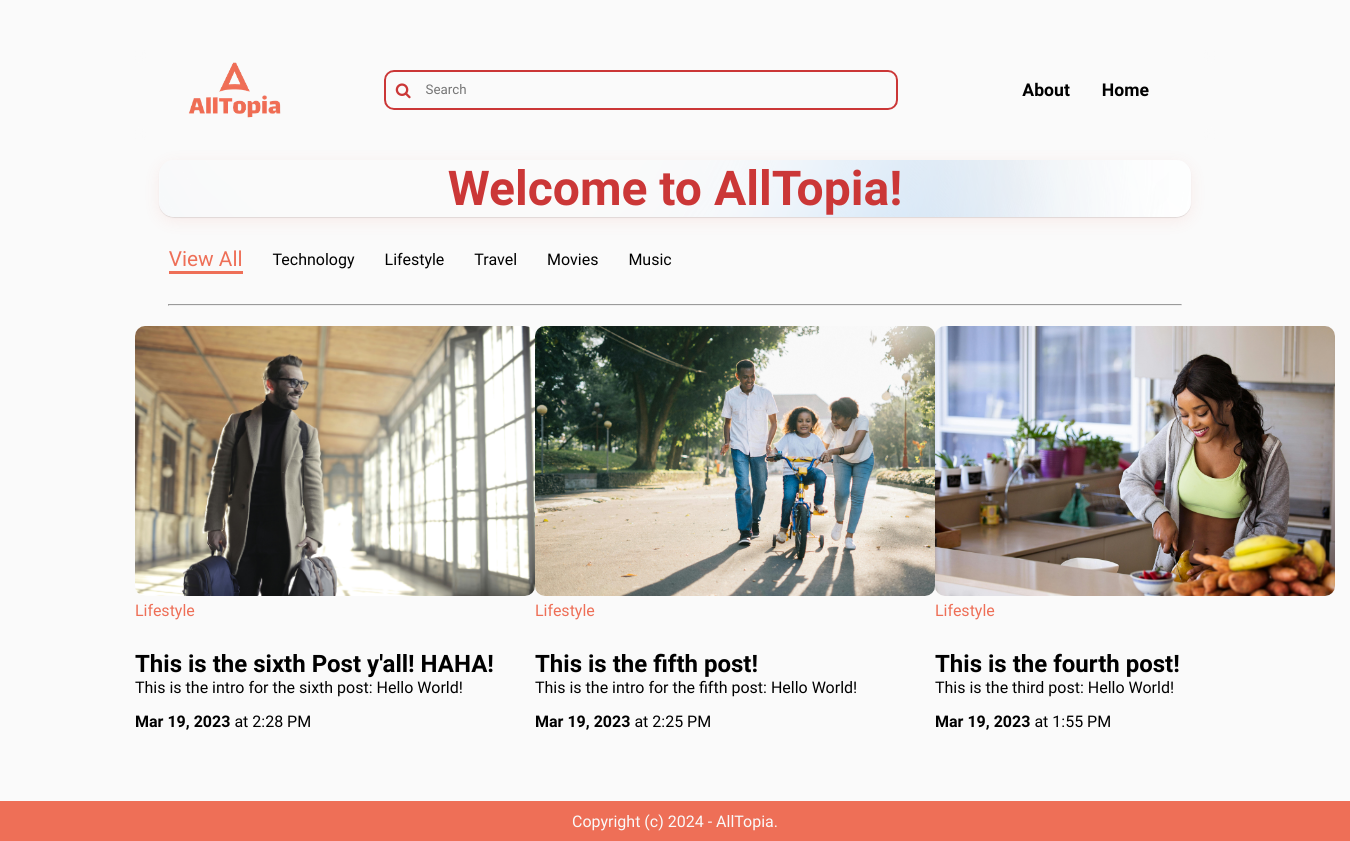
The app's page /lifestyle/ with its own data.
### blog/models.py (models this page shows, shortened)
class Post(models.Model):
    ACTIVE  = 'active'
    DRAFT = 'draft'
    CHOICES_STATUS = (
        (ACTIVE, 'Active'),
        (DRAFT, 'Draft')
    )
    category = models.ForeignKey(Category, related_name='posts', on_delete=models.CASCADE)
    title = models.CharField(max_length=255)
    slug = models.SlugField()
    intro = models.TextField()
    body = models.TextField()
    created_at = models.DateTimeField(auto_now_add=True)
    status = models.CharField(max_length=10, choices=CHOICES_STATUS, default=ACTIVE)
    image = models.ImageField(upload_to='uploads/', blank=True, null=True)
    class Meta:
        ordering = ('-created_at',)

class Category(models.Model):
    title = models.CharField(max_length=255)
    slug = models.SlugField()
    class Meta:
        ordering = ('title',)
        verbose_name_plural = 'Categories'
    def __str__(self):
        return self.title

### blog/views.py (the view)
# urls.py: path('<slug:slug>/', views.category, name='category_detail'),
def category (request, slug):
    category = get_object_or_404(Category, slug=slug)
    posts = category.posts.filter(status=Post.ACTIVE)
    return render(request, 'blog/category.html', {'category': category, 'posts': posts})

### blog/templates/blog/category.html (shortened to what this page needs)
{% extends 'core/base.html' %}
{% load static %}
{% block content %}
    <div class="header-title">
        <h2>Welcome to AllTopia!</h2>
    </div>
    <div class="blog-categories">
        <div class="blog-category cat-active">
            <p>View All</p>
        </div>
        <div class="blog-category">
            <p>Technology</p>
        </div>
        <div class="blog-category">
            <p>Lifestyle</p>
        </div>
        <div class="blog-category">
            <p>Travel</p>
        </div>
        <div class="blog-category">
            <p>Movies</p>
        </div>
        <div class="blog-category">
            <p>Music</p>
        </div>
    </div>
    <hr class="cat-post-divider">
    <div class="main-parent-flex-container">
        {% for post in posts %}
            <div class="child-content">
                <a href="{% url 'post_detail' post.category.slug post.slug %}">
                    {% if post.image %}
                        <div class="blog-post-image" style="background-image: url('{{ post.image.url }}');"></div>
                    {% endif %}
                    <p class="preview-tag-p"><a href="{% url 'category_detail' post.category.slug %}" class="preview-tag">{{post.category}} </a></p>
                    <h1 class="blogs-title">{{ post.title }}</h1>
                    <p class="blogs-intro">{{ post.intro }}</p>
                    <div class="date-posted">
                        <p><strong>{{ post.created_at|date:'M d, Y' }}</strong> at {{ post.created_at|date:'g:i A' }}</p>
                    </div>
                </a>
            </div>
        {% endfor %}
    </div>
{% endblock %}

### core/static/css/styles.css (style rules this page uses)
body { scroll-behavior: smooth; background-color: var(--light-text-color); }
* { font-family: 'Mukta', sans-serif; margin: 0; padding: 0; }
a { text-decoration: none; color: var(--default-text-color); }
:root { --default-text-color: black; --page-theme-color: #EE6F57; --page-theme-color-darker: #CB3737; --light-text-color: #FAFAFA; }
.header-title { background-image: url('../assets/blurry_background_header.png'); background-size: cover; background-position: center; display: flex; justify-content: center; border-radius: 15px; box-shadow: 0 1px 1px rgba(0, 0, 0, 0.1), 0 4px 16px rgba(238, 111, 87, 0.1); width: 75%; margin: 20px auto 10px auto; padding: 0px 10px 0px 10px; }
.header-title h2 { font-size: 3.0rem; color: var(--page-theme-color-darker); font-weight: 600; }
.blog-categories { display: flex; width: 75%; margin: 30px auto 30px auto; padding: 0px 10px 0px 10px; align-items: center; }
.blog-category { margin-right: 30px; color: black; border-style: solid; border-width: 0 0 3px 0; border-color: var(--light-text-color); transition: color 0.3s ease-in-out, border-color 0.3s ease-in-out; }
.cat-active { font-size: 1.3rem; font-weight: 500; border-style: solid; border-width: 0 0 3px 0; border-color: var(--page-theme-color); color: var(--page-theme-color); }
.preview-tag-p { margin: 0px 0 30px 0; }
.preview-tag { color: var(--page-theme-color); border-radius: 10px; }
.main-parent-flex-container { margin: auto; width: 80%; display: grid; grid-template-columns: repeat(3, 400px); row-gap: 30px; justify-content: space-between; }
.child-content { justify-self: center; width: 100%; height: 100%; border-radius: 10px; padding: 20px; overflow: hidden; }
.blogs-title { font-size: 1.5rem; text-overflow: ellipsis; white-space: nowrap; overflow: hidden; transition: overflow 0.3s ease-in-out; }
.blogs-intro { margin-bottom: 15px; text-overflow: ellipsis; white-space: nowrap; overflow: hidden; transition: text-overflow 0.3s overflow 0.3s ease-in-out; }
.blog-post-image { width: 100%; height: 270px; background-size: cover; background-position: center; border-radius: 10px; margin-bottom: 5px; }
.cat-post-divider { width: 75%; margin: auto; }

### records on screen
Post: image (picture), category "Lifestyle", title "This is the sixth Post y'all! HAHA!", intro "This is the intro for the sixth post: Hello World!", created_at "Mar 19, 2023", created_at "2:28 PM"
Post: image (picture), category "Lifestyle", title "This is the fifth post!", intro "This is the intro for the fifth post: Hello World!", created_at "Mar 19, 2023", created_at "2:25 PM"
Post: image (picture), category "Lifestyle", title "This is the fourth post!", intro "This is the third post: Hello World!", created_at "Mar 19, 2023", created_at "1:55 PM"
